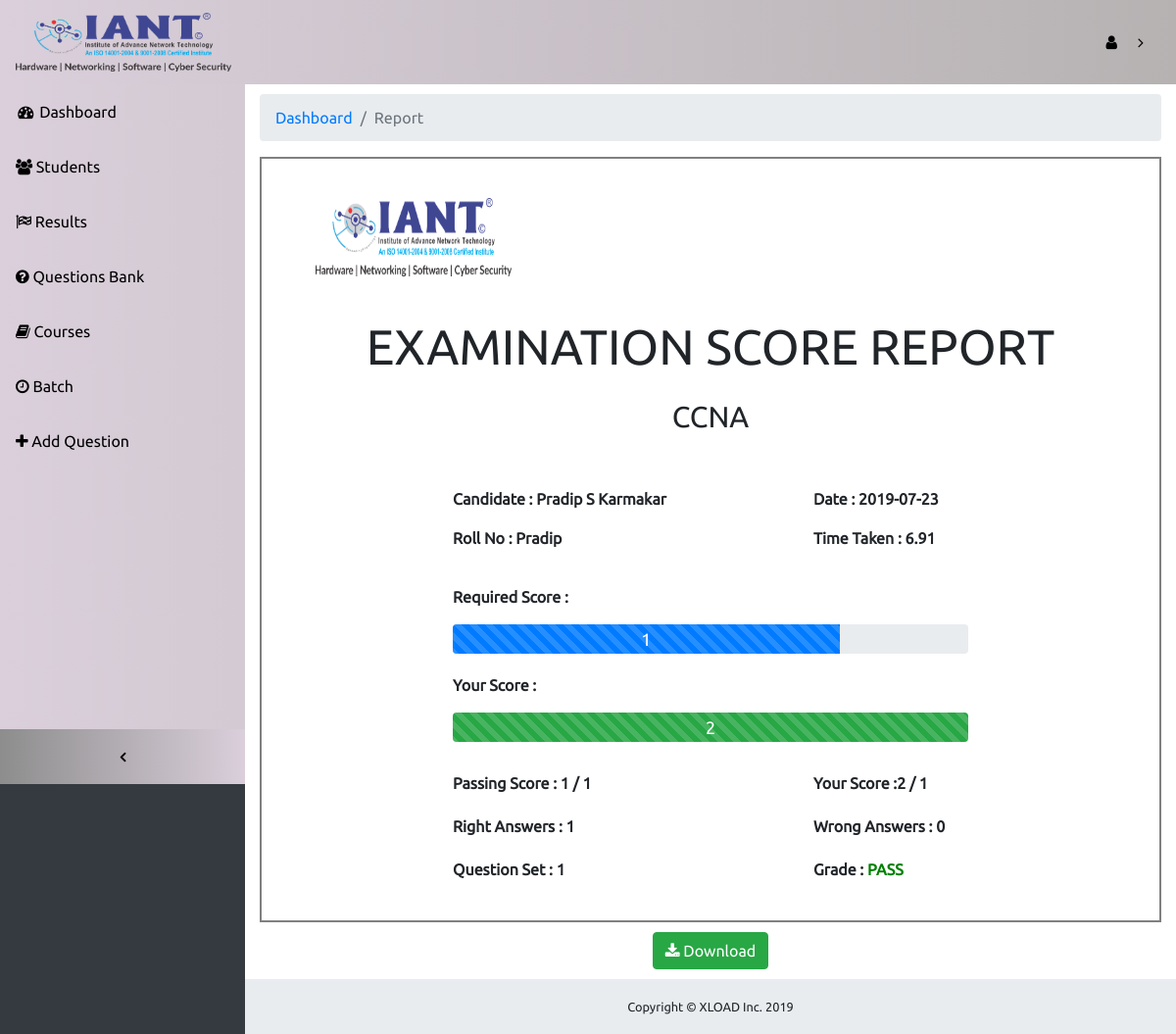
The app's page /Admin/report.php?id=1 (signed in) with its own data.
### tables this page shows
CREATE TABLE IF NOT EXISTS `user` (
  `id` int(6) NOT NULL AUTO_INCREMENT,
  `fname` varchar(20) NOT NULL,
  `mname` varchar(20) NOT NULL,
  `lname` varchar(20) NOT NULL,
  `urname` varchar(15) NOT NULL,
  `pass` varchar(15) NOT NULL,
  `st` varchar(10) DEFAULT NULL,
  `pset` int(2) NOT NULL,
  `type` int(2) NOT NULL,
  `cid` int(2) DEFAULT NULL,
  `active` int(2) DEFAULT NULL,
  `bid` int(6) DEFAULT NULL,
  PRIMARY KEY (`id`),
  KEY `cid` (`cid`),
  KEY `bid` (`bid`)
);

CREATE TABLE IF NOT EXISTS `course` (
  `cid` int(2) NOT NULL AUTO_INCREMENT,
  `cname` varchar(50) NOT NULL,
  PRIMARY KEY (`cid`)
);

CREATE TABLE IF NOT EXISTS `result` (
  `rid` int(6) NOT NULL AUTO_INCREMENT,
  `fname` varchar(50) NOT NULL,
  `mname` varchar(50) NOT NULL,
  `lname` varchar(50) NOT NULL,
  `urname` varchar(50) NOT NULL,
  `tot` varchar(50) NOT NULL,
  `nota` varchar(50) NOT NULL,
  `atq` varchar(50) NOT NULL,
  `ra` varchar(50) NOT NULL,
  `wa` varchar(50) NOT NULL,
  `mark` float NOT NULL,
  `time` float NOT NULL,
  `cid` int(2) NOT NULL,
  `pset` int(11) NOT NULL,
  `date` date NOT NULL,
  `id` int(6) NOT NULL,
  PRIMARY KEY (`rid`),
  KEY `cid` (`cid`),
  KEY `id` (`id`)
);

### Admin/include/dataClass.php (called while the page is built, shortened)
<?php
class Dataclass
{
	private $conn;
    public function __construct()
    {
       $this->conn=mysqli_connect("localhost","root","","iant") or die('connection Failed');
    }
    public function getRow($query)
    {
    	$table = mysqli_query($this->conn,$query);
    	$row = mysqli_fetch_assoc($table);
    	return $row;
    }
}
?>

### Admin/report.php (the view, shortened to what this page needs)
<?php
	require_once 'include/dataclass.php';
	$dc = new Dataclass();
	if (!isset($_GET['id'])) {
		header("location: index.php");
	}else{
		$rid = $_GET['id'];
	}
	$res=$dc->getRow("select a.*,b.*,c.*,d.* from user d join result a on a.id = d.id join batch c on c.bid = d.bid join course b on b.cid = a.cid where a.rid = '$rid'");
	$marks = round($res['mark'] , 2);
	$passm = ceil($res['tot']*0.75);
	$wid = ceil((100*$res['ra'])/$res['tot']);
?>
<!DOCTYPE html>
<html lang="en">
	<head>
		<link href="vendor/bootstrap/css/bootstrap.min.css" rel="stylesheet">
		<link href="vendor/font-awesome/css/font-awesome.min.css" rel="stylesheet" type="text/css">
		<link href="vendor/datatables/dataTables.bootstrap4.css" rel="stylesheet">
		<link href="css/sb-admin.css" rel="stylesheet">
	</head>
	<body class="fixed-nav sticky-footer bg-dark myfont" id="page-top">
		<nav class="navbar navbar-expand-lg navbar-dark bg-dark fixed-top admin-cst-nav" id="mainNav">
			<a class="navbar-brand" href="index.php"><img src="../img/new.png" alt="" width="220px" height="60px"></a>
			<div class="collapse navbar-collapse" id="navbarResponsive">
				<ul class="navbar-nav navbar-sidenav" id="exampleAccordion">
					<li class="nav-item" data-toggle="tooltip" data-placement="right" title="Dashboard">
						<a class="nav-link" href="index.php">
							<i class="fa fa-fw fa-dashboard"></i>
							<span class="nav-link-text">Dashboard</span>
						</a>
					</li>
					<li class="nav-item" data-toggle="tooltip" data-placement="right" title="Students">
						<a class="nav-link" href="tables.php">
							<i class="fa fa-users"></i>
							<span class="nav-link-text">Students</span>
						</a>
					</li>
					<li class="nav-item" data-toggle="tooltip" data-placement="right" title="Results">
						<a class="nav-link" href="result.php">
							<i class="fa fa-flag-checkered"></i>
							<span class="nav-link-text">Results</span>
						</a>
					</li>
					<li class="nav-item" data-toggle="tooltip" data-placement="right" title="Questions Bank">
						<a class="nav-link" href="question.php">
							<i class="fa fa-question-circle"></i>
							<span class="nav-link-text">Questions Bank</span>
						</a>
					</li>
					<li class="nav-item" data-toggle="tooltip" data-placement="right" title="Courses">
						<a class="nav-link" href="course.php">
							<i class="fa fa-book"></i>
							<span class="nav-link-text">Courses</span>
						</a>
					</li>
					<li class="nav-item" data-toggle="tooltip" data-placement="right" title="Batch">
						<a class="nav-link" href="batch.php">
							<i class="fa fa-clock-o"></i>
							<span class="nav-link-text">Batch</span>
						</a>
					</li>
					<li class="nav-item" data-toggle="tooltip" data-placement="right" title="Add Question">
						<a class="nav-link" href="addq.php">
							<i class="fa fa-plus"></i>
							<span class="nav-link-text">Add Question</span>
						</a>
					</li>
				</ul>
				<ul class="navbar-nav sidenav-toggler">
					<li class="nav-item">
						<a class="nav-link text-center" id="sidenavToggler">
							<i class="fa fa-fw fa-angle-left"></i>
						</a>
					</li>
				</ul>
				<ul class="navbar-nav ml-auto">
					<li class="nav-item dropdown">
						<a class="nav-link dropdown-toggle" href="#" id="navbarDropdown" role="button" data-toggle="dropdown" aria-haspopup="true" aria-expanded="false">
							<i class="fa fa-user mr-2"></i>
						</a>
					</li>
				</ul>
			</div>
		</nav>
		<div class="content-wrapper mt-4">
			<div class="container-fluid">
				<ol class="breadcrumb">
					<li class="breadcrumb-item">
						<a href="dashboard.php">Dashboard</a>
					</li>
					<li class="breadcrumb-item active">Report</li>
				</ol>
				<div class="container reportcard" id="report">
					<div class="row">
						<div class="col reporthead mb-3">
							<img src="../img/new.png" alt=""><br><br>
							<p class="heading">EXAMINATION SCORE REPORT</p>
							<h5 class="subhead"><?= $res['cname'] ?></h5>
						</div>
					</div>
					<div class="row detail">
						<div class="col-lg-6 col-md-6">
							<p>Candidate : <span ><?= $res['fname']." ".$res['mname']." ".$res['lname']; ?></span></p>
						</div>
						<div class="col-lg-6 col-md-6">
							<p>Date : <?= $res['date'] ?></p>
						</div>
					</div>
					<div class="row detail2">
						<div class="col-lg-6 col-md-6">
							<p>Roll No : <?= $res['urname'] ?></p>
						</div>
						<div class="col-lg-6 col-md-6">
							<p>Time Taken : <?= $res['time'] ?></p>
						</div>
					</div>
					<div class="row progress1">
						<div class="col">
							<p>Required Score :</p>
						</div>
					</div>
					<div class="row progress2">
						<div class="col">
							<div class="progress">
								<div class="progress-bar progress-bar-striped progress-bar-animated bg-primary text720" style="width:75%;" ><?= $passm ?></div>
							</div>
						</div>
					</div>
					<div class="row progress3">
						<div class="col">
							<p>Your Score :</p>
						</div>
					</div>
					<div class="row progress2">
						<div class="col">
							<div class="progress">
								<?php if ($marks >= $passm){
								?>
								<div class="progress-bar progress-bar-striped progress-bar-animated bg-success text720" style="width:<?= $wid ?>%;" ><?= $marks ?> </div>
								<?php }else{ ?>
								<div class="progress-bar progress-bar-striped progress-bar-animated bg-danger text720" style="width:<?= $wid ?>%;" ><?= $marks ?> </div>
								<?php
									}
								?>
							</div>
						</div>
					</div>
					<div class="row detail">
						<div class="col-lg-6 col-md-6">
							Passing Score : <?= $passm  ?> / <?= $res['tot'] ?>
						</div>
						<div class="col-lg-6 col-md-6">
							Your Score :<?= $marks ?> / <?= $res['tot'] ?>
						</div>
					</div>
					<div class="row detail3">
						<div class="col-lg-6 col-md-6">
							Right Answers : <?= $res['ra'] ?>
						</div>
						<div class="col-lg-6 col-md-6">
							Wrong Answers : <?= $res['wa'] ?>
						</div>
					</div>
					<div class="row detail3i">
						<div class="col-lg-6 col-md-6">
							Question Set : <?= $res['pset'] ?>
						</div>
						<?php if ($marks < $passm) {
						?>
						<div class="col-lg-6 col-md-6">
							Grade : <span style="font-weight: bold; color: red;">FAIL</span>
						</div>
						<?php
						}
						else{
						?>
						<div class="col-lg-6 col-md-6">
							Grade : <span style="font-weight: bold; color: green;">PASS</span>
						</div>
						<?php
						}
						?>
					</div>
				</div>
				<div class="row buttondwn">
					<div class="col">
						<center><button type="buttom" class="btn btn-success" id="pr"><i class="fa fa-download"></i> Download</button></center>
					</div>
				</div>
			</div>
		</div>
		<footer class="sticky-footer">
			<div class="container">
				<div class="text-center">
					<small>Copyright © XLOAD Inc. 2019</small>
				</div>
			</div>
		</footer>
</body>
</html>

### Admin/css/sb-admin.css (style rules this page uses)
.myfont { font-family: myfont; }
html { position: relative; min-height: 100%; }
body { overflow-x: hidden; }
body.sticky-footer { margin-bottom: 56px; }
body.sticky-footer .content-wrapper { min-height: calc(100vh - 56px - 56px); }
body.fixed-nav { padding-top: 56px; }
.content-wrapper { min-height: calc(100vh - 56px); padding-top: 1rem; }
.admin-cst-nav { background: linear-gradient(to right, #DACFDB, #B6B2B2); }
#mainNav .navbar-collapse { overflow: auto; max-height: 75vh; }
#mainNav .navbar-collapse .navbar-nav .nav-item .nav-link { cursor: pointer; color:#000; }
#mainNav .navbar-collapse .sidenav-toggler { display: none; }
#mainNav .navbar-collapse .navbar-nav > .nav-item.dropdown > .nav-link { position: relative; min-width: 45px; }
#mainNav .navbar-collapse .navbar-nav > .nav-item.dropdown > .nav-link:after { float: right; width: auto; content: '\f105'; border: none; font-family: 'FontAwesome'; }
@media (min-width: 992px) { #mainNav .navbar-brand { width: 250px; } }
@media (min-width: 992px) { #mainNav .navbar-collapse { overflow: visible; max-height: none; } }
@media (min-width: 992px) { #mainNav .navbar-collapse .navbar-sidenav { position: absolute; top: 0; left: 0; -webkit-flex-direction: column; -ms-flex-direction: column; flex-direction: column; margin-top: 86px; } }
@media (min-width: 992px) { #mainNav .navbar-collapse .navbar-sidenav > .nav-item { width: 250px; padding: 0; } }
@media (min-width: 992px) { #mainNav .navbar-collapse .navbar-sidenav > .nav-item > .nav-link { padding: 1em; } }
@media (min-width: 992px) { #mainNav .navbar-collapse .navbar-nav > .nav-item.dropdown > .nav-link { min-width: 0; } }
@media (min-width: 992px) { #mainNav .navbar-collapse .navbar-nav > .nav-item.dropdown > .nav-link:after { width: 24px; text-align: center; } }
#mainNav.fixed-top .sidenav-toggler { display: none; }
@media (min-width: 992px) { #mainNav.fixed-top .navbar-sidenav { height: calc(100vh - 112px); } }
@media (min-width: 992px) { #mainNav.fixed-top .sidenav-toggler { position: absolute; top: 0; left: 0; display: flex; -webkit-flex-direction: column; -ms-flex-direction: column; flex-direction: column; margin-top: calc(100vh - 56px); } }
@media (min-width: 992px) { #mainNav.fixed-top .sidenav-toggler > .nav-item { width: 250px; padding: 0; } }
@media (min-width: 992px) { #mainNav.fixed-top .sidenav-toggler > .nav-item > .nav-link { padding: 1em; } }
#mainNav.fixed-top.navbar-dark .sidenav-toggler { background: linear-gradient(to right, #8D8D8D, #DACFDB); }
#mainNav.fixed-top.navbar-dark .sidenav-toggler a i { color: #000; }
.content-wrapper { overflow-x: hidden; background: white; }
@media (min-width: 992px) { .content-wrapper { margin-left: 250px; } }
#sidenavToggler i { font-weight: 800; }
#mainNav.navbar-dark .navbar-collapse .navbar-sidenav > .nav-item > .nav-link { color: #000; }
#mainNav.navbar-dark .navbar-collapse .navbar-nav > .nav-item.dropdown > .nav-link:after { color: #000; }
@media (min-width: 992px) { #mainNav.navbar-dark .navbar-collapse .navbar-sidenav { background: linear-gradient(to right, #DACFDB, #D3CAD3); } }
footer.sticky-footer { position: absolute; right: 0; bottom: 0; width: 100%; height: 56px; background-color: #e9ecef; line-height: 55px; }
@media (min-width: 992px) { footer.sticky-footer { width: calc(100% - 250px); } }

### Admin/report.php (style rules this page uses)
.reportcard { border: 2px solid grey; }
.reporthead img { width:200px; height:80px; margin-top: 40px; margin-left: 40px; }
.reporthead .heading { text-align: center; padding-top: 10px; font-size: 50px; }
.reporthead .subhead { text-align: center; font-size: 30px; }
.detail { padding-top: 30px; padding-left: 180px; font-weight: bold; }
.detail2 { padding-left: 180px; font-weight: bold; }
.detail3 { padding-top: 20px; padding-left: 180px; font-weight: bold; }
.progress1 { padding-top: 20px; padding-left: 180px; font-weight: bold; }
.progress { height: 30px; }
.progress2 { padding-right: 180px; padding-left: 180px; }
.text720 { font-size: 18px; }
.progress3 { padding-top: 20px; padding-left: 180px; font-weight: bold; }
.detail3i { padding-top: 20px; padding-left: 180px; font-weight: bold; margin-bottom: 40px; }
.buttondwn { padding-top: 10px; padding-bottom: 10px; }

### records on screen
user: course.cname "CCNA", fname "Pradip", mname "S", lname "Karmakar", result.date "2019-07-23", urname "Pradip", result.time "6.91", result.tot "1", result.mark "2", result.ra "1", result.wa "0", pset "1"
